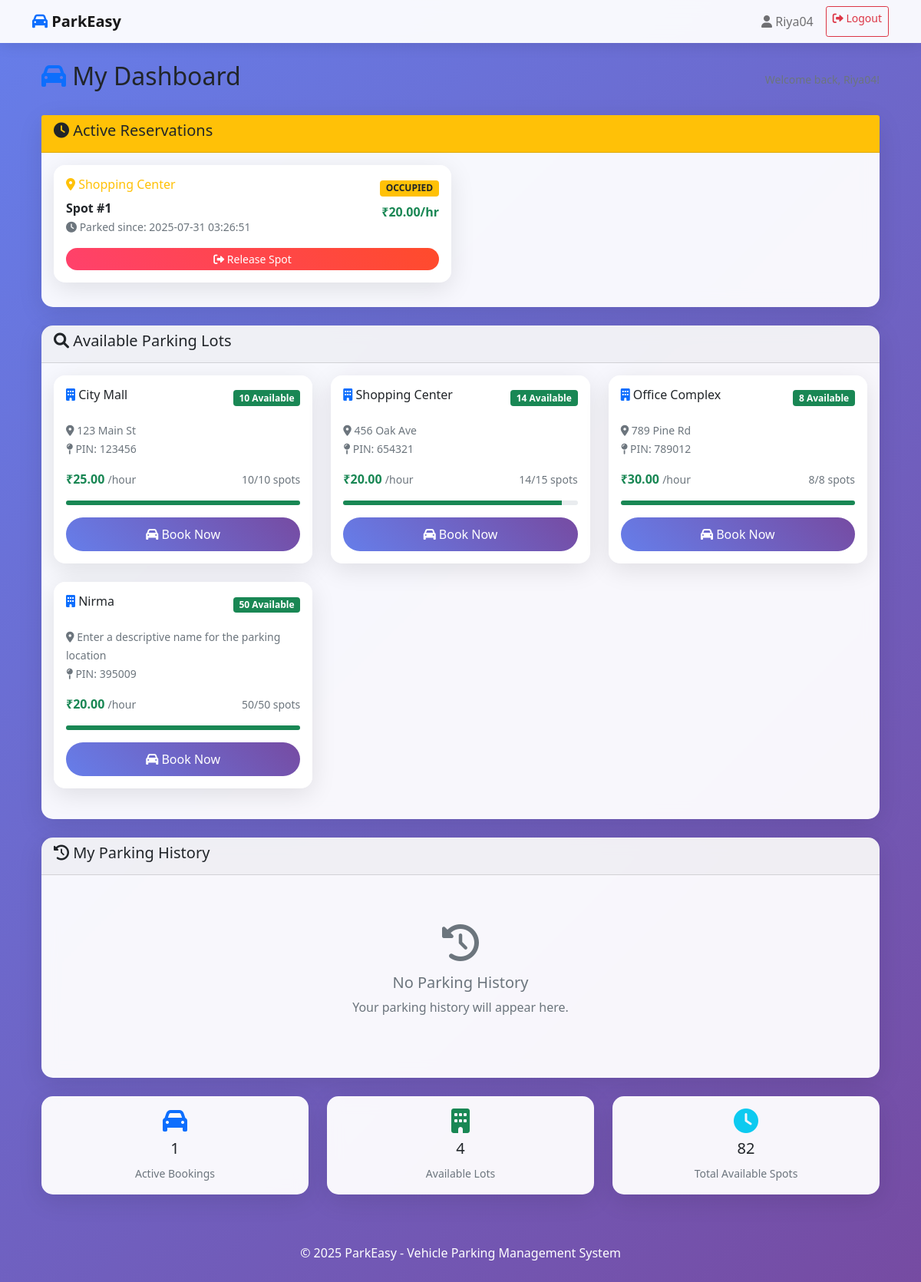
The page /user_dashboard (signed in) on the database its author committed.
### tables this page shows
CREATE TABLE reservations (
            id INTEGER PRIMARY KEY AUTOINCREMENT,
            spot_id INTEGER NOT NULL,
            user_id INTEGER NOT NULL,
            parking_timestamp TIMESTAMP DEFAULT CURRENT_TIMESTAMP,
            leaving_timestamp TIMESTAMP,
            parking_cost REAL,
            status TEXT DEFAULT 'active',
            FOREIGN KEY (spot_id) REFERENCES parking_spots (id),
            FOREIGN KEY (user_id) REFERENCES users (id)
        );

CREATE TABLE parking_lots (
            id INTEGER PRIMARY KEY AUTOINCREMENT,
            prime_location_name TEXT NOT NULL,
            price REAL NOT NULL,
            address TEXT NOT NULL,
            pin_code TEXT NOT NULL,
            maximum_number_of_spots INTEGER NOT NULL,
            created_at TIMESTAMP DEFAULT CURRENT_TIMESTAMP
        );

CREATE TABLE parking_spots (
            id INTEGER PRIMARY KEY AUTOINCREMENT,
            lot_id INTEGER NOT NULL,
            spot_number INTEGER NOT NULL,
            status TEXT DEFAULT 'A',
            FOREIGN KEY (lot_id) REFERENCES parking_lots (id),
            UNIQUE(lot_id, spot_number)
        );

### app.py (the view)
@app.route('/user_dashboard')
def user_dashboard():
    if not session.get('user_id') or session.get('is_admin'):
        flash('Please log in as a user!', 'danger')
        return redirect(url_for('login'))
    conn = get_db_connection()
    lots = conn.execute('''
        SELECT pl.*,
               COUNT(ps.id) as total_spots,
               SUM(CASE WHEN ps.status = 'A' THEN 1 ELSE 0 END) as available_spots
        FROM parking_lots pl
        LEFT JOIN parking_spots ps ON pl.id = ps.lot_id
        GROUP BY pl.id
        HAVING available_spots > 0
    ''').fetchall()
    reservations = conn.execute('''
        SELECT r.*, ps.spot_number, pl.prime_location_name, pl.price
        FROM reservations r
        JOIN parking_spots ps ON r.spot_id = ps.id
        JOIN parking_lots pl ON ps.lot_id = pl.id
        WHERE r.user_id = ? AND r.status = 'active'
    ''', (session['user_id'],)).fetchall()
    history = conn.execute('''
        SELECT r.*, ps.spot_number, pl.prime_location_name, pl.price,
               (julianday(r.leaving_timestamp) - julianday(r.parking_timestamp)) * 24 AS duration_hours
        FROM reservations r
        JOIN parking_spots ps ON r.spot_id = ps.id
        JOIN parking_lots pl ON ps.lot_id = pl.id
        WHERE r.user_id = ? AND r.status = 'completed'
        ORDER BY r.leaving_timestamp DESC
        LIMIT 10
    ''', (session['user_id'],)).fetchall()
    conn.close()
    return render_template('user_dashboard.html', lots=lots, reservations=reservations, history=history)

### app.py (called while the page is built)
def get_db_connection():
    conn = sqlite3.connect(DATABASE)
    conn.row_factory = sqlite3.Row
    return conn

### templates/user_dashboard.html (shortened to what this page needs)
{% extends "base.html" %}
{% block content %}
<div class="container">
    <div class="d-flex justify-content-between align-items-center mb-4">
        <h2><i class="fas fa-car text-primary"></i> My Dashboard</h2>
        <div class="text-end">
            <small class="text-muted">Welcome back, {{ session.username }}!</small>
        </div>
    </div>
    {% if reservations %}
    <div class="card mb-4">
        <div class="card-header bg-warning text-dark">
            <h5><i class="fas fa-clock"></i> Active Reservations</h5>
        </div>
        <div class="card-body">
            <div class="row" id="reservationsContainer">
                {% for reservation in reservations %}
                <div class="col-md-6 mb-3">
                    <div class="card border-warning">
                        <div class="card-body">
                            <div class="d-flex justify-content-between align-items-start">
                                <div>
                                    <h6 class="card-title text-warning">
                                        <i class="fas fa-map-marker-alt"></i> {{ reservation.prime_location_name }}
                                    </h6>
                                    <p class="card-text">
                                        <strong>Spot #{{ reservation.spot_number }}</strong><br>
                                        <small class="text-muted">
                                            <i class="fas fa-clock"></i> Parked since:
                                            {{ reservation.parking_timestamp }}
                                        </small>
                                    </p>
                                </div>
                                <div class="text-end">
                                    <div class="badge bg-warning text-dark mb-2">OCCUPIED</div>
                                    <div class="text-success fw-bold">₹{{ "%.2f"|format(reservation.price) }}/hr</div>
                                </div>
                            </div>
                            <div class="mt-3">
                                <a href="{{ url_for('release_spot', reservation_id=reservation.id) }}"
                                   class="btn btn-danger btn-sm w-100"
                                   onclick="return confirm('Are you sure you want to release this parking spot?')">
                                    <i class="fas fa-sign-out-alt"></i> Release Spot
                                </a>
                            </div>
                        </div>
                    </div>
                </div>
                {% endfor %}
            </div>
        </div>
    </div>
    {% endif %}
    <div class="card">
        <div class="card-header">
            <h5><i class="fas fa-search"></i> Available Parking Lots</h5>
        </div>
        <div class="card-body">
            {% if lots %}
            <div class="row" id="parkingLots">
                {% for lot in lots %}
                <div class="col-lg-4 col-md-6 mb-4">
                    <div class="card parking-lot-card h-100">
                        <div class="card-body">
                            <div class="d-flex justify-content-between align-items-start mb-3">
                                <h6 class="card-title">
                                    <i class="fas fa-building text-primary"></i>
                                    {{ lot.prime_location_name }}
                                </h6>
                                <div class="text-end">
                                    <div class="badge bg-success">{{ lot.available_spots }} Available</div>
                                </div>
                            </div>
                            <p class="card-text">
                                <small class="text-muted">
                                    <i class="fas fa-map-marker-alt"></i> {{ lot.address }}<br>
                                    <i class="fas fa-map-pin"></i> PIN: {{ lot.pin_code }}
                                </small>
                            </p>
                            <div class="d-flex justify-content-between align-items-center mb-3">
                                <div>
                                    <span class="text-success fw-bold">₹{{ "%.2f"|format(lot.price) }}</span>
                                    <small class="text-muted">/hour</small>
                                </div>
                                <div>
                                    <small class="text-muted">
                                        {{ lot.available_spots }}/{{ lot.total_spots }} spots
                                    </small>
                                </div>
                            </div>
                            <div class="progress mb-3" style="height: 6px;">
                                {% set availability_percent = (lot.available_spots / lot.total_spots * 100) if lot.total_spots > 0 else 0 %}
                                <div class="progress-bar bg-success"
                                     style="width: {{ availability_percent }}%"></div>
                            </div>
                            <div class="d-grid">
                                {% if lot.available_spots > 0 %}
                                    <a href="{{ url_for('book_spot', lot_id=lot.id) }}"
                                       class="btn btn-primary"
                                       onclick="return confirm('Book a parking spot at {{ lot.prime_location_name }}?')">
                                        <i class="fas fa-car"></i> Book Now
                                    </a>
                                {% else %}
                                    <button class="btn btn-secondary" disabled>
                                        <i class="fas fa-ban"></i> Fully Occupied
                                    </button>
                                {% endif %}
                            </div>
                        </div>
                    </div>
                </div>
                {% endfor %}
            </div>
            {% else %}
            <div class="text-center py-5" id="parkingLots">
                <i class="fas fa-car fa-3x text-muted mb-3"></i>
                <h5 class="text-muted">No Parking Lots Available</h5>
                <p class="text-muted">Check back later for available parking spots</p>
            </div>
            {% endif %}
        </div>
    </div>
    <div class="card mt-4">
        <div class="card-header">
            <h5><i class="fas fa-history"></i> My Parking History</h5>
        </div>
        <div class="card-body">
            {% if history %}
            <div class="table-responsive">
                <table class="table table-sm">
                    <thead>
                        <tr>
                            <th>Location</th>
                            <th>Spot</th>
                            <th>Duration</th>
                            <th>Cost</th>
                            <th>Date</th>
                        </tr>
                    </thead>
                    <tbody>
                        {% for record in history %}
                        <tr>
                            <td>{{ record.prime_location_name }}</td>
                            <td>#{{ record.spot_number }}</td>
                            <td>{{ "%.2f"|format(record.duration_hours) }} hours</td>
                            <td class="text-success">₹{{ "%.2f"|format(record.parking_cost) }}</td>
                            <td><small class="text-muted">{{ record.leaving_timestamp }}</small></td>
                        </tr>
                        {% endfor %}
                    </tbody>
                </table>
            </div>
            <div class="text-center mt-3">
                <button class="btn btn-outline-primary btn-sm" disabled>
                    <i class="fas fa-download"></i> Export History (Coming Soon)
                </button>
            </div>
            {% else %}
            <div class="text-center py-5">
                <i class="fas fa-history fa-3x text-muted mb-3"></i>
                <h5 class="text-muted">No Parking History</h5>
                <p class="text-muted">Your parking history will appear here.</p>
            </div>
            {% endif %}
        </div>
    </div>
    <div class="row mt-4">
        <div class="col-md-4">
            <div class="card text-center">
                <div class="card-body">
                    <i class="fas fa-car fa-2x text-primary mb-2"></i>
                    <h5 id="activeBookings">{{ reservations|length }}</h5>
                    <small class="text-muted">Active Bookings</small>
                </div>
            </div>
        </div>
        <div class="col-md-4">
            <div class="card text-center">
                <div class="card-body">
                    <i class="fas fa-building fa-2x text-success mb-2"></i>
                    <h5 id="availableLots">{{ lots|length }}</h5>
                    <small class="text-muted">Available Lots</small>
                </div>
            </div>
        </div>
        <div class="col-md-4">
            <div class="card text-center">
                <div class="card-body">
                    <i class="fas fa-clock fa-2x text-info mb-2"></i>
                    <h5 id="totalSpots">-</h5>
                    <small class="text-muted">Total Available Spots</small>
                </div>
            </div>
        </div>
    </div>
</div>
{% endblock %}

### templates/base.html (style rules this page uses)
body { background: linear-gradient(135deg, #667eea 0%, #764ba2 100%); min-height: 100vh; font-family: 'Segoe UI', Tahoma, Geneva, Verdana, sans-serif; }
.card { background: rgba(255, 255, 255, 0.95); backdrop-filter: blur(10px); border: none; border-radius: 15px; box-shadow: 0 8px 32px rgba(0, 0, 0, 0.1); }
.btn-primary { background: linear-gradient(45deg, #667eea, #764ba2); border: none; border-radius: 25px; padding: 10px 25px; font-weight: 500; transition: all 0.3s ease; }
.btn-danger { background: linear-gradient(45deg, #ff416c, #ff4b2b); border: none; border-radius: 25px; }
.parking-lot-card { transition: all 0.3s ease; cursor: pointer; }

### rows shown on the page
reservations: prime_location_name "Shopping Center", spot_number "1", parking_timestamp "2025-07-31 03:26:51"
parking_lots: price "20.00", prime_location_name "Shopping Center", available_spots "14", address "456 Oak Ave", pin_code "654321", total_spots "15", {{ availability_percent }} 93.33333333333333 (drawn)
parking_lots: prime_location_name "City Mall", available_spots "10", address "123 Main St", pin_code "123456", price "25.00", total_spots "10", {{ availability_percent }} 100.0 (drawn)
parking_lots: prime_location_name "Office Complex", available_spots "8", address "789 Pine Rd", pin_code "789012", price "30.00", total_spots "8", {{ availability_percent }} 100.0 (drawn)
parking_lots: prime_location_name "Nirma", available_spots "50", address "Enter a descriptive name for the parking location", pin_code "395009", price "20.00", total_spots "50", {{ availability_percent }} 100.0 (drawn)

### other values the page prints
{{ session.username }} "Riya04"
{{ reservations|length }} "1"
{{ lots|length }} "4"
